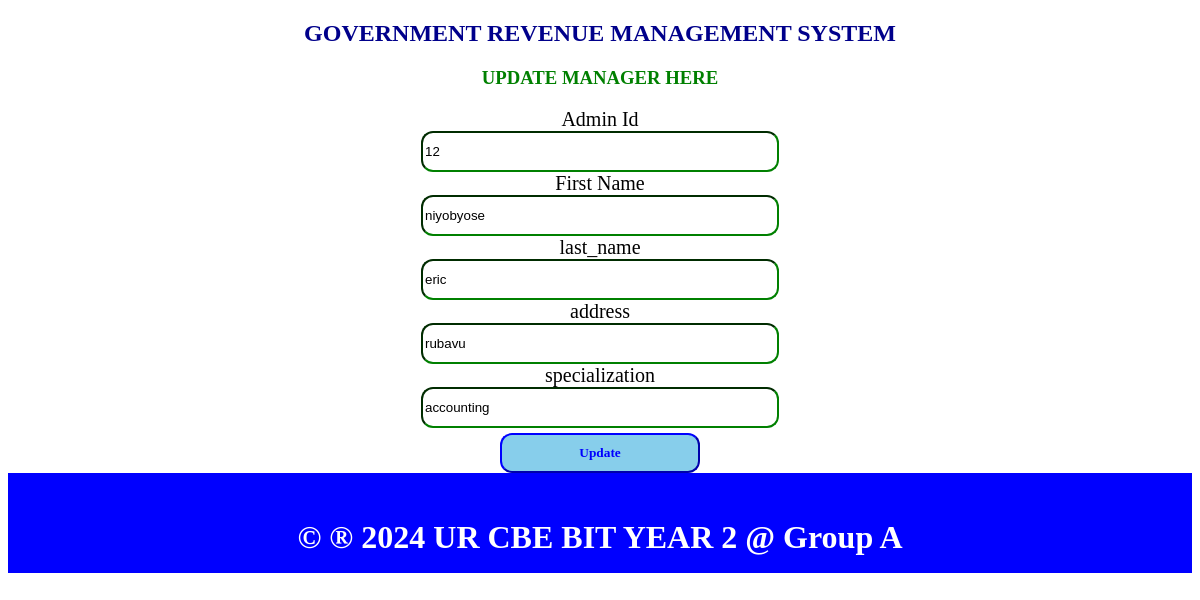
The page /manager_edit.php?mid=12 on the database as committed earlier.
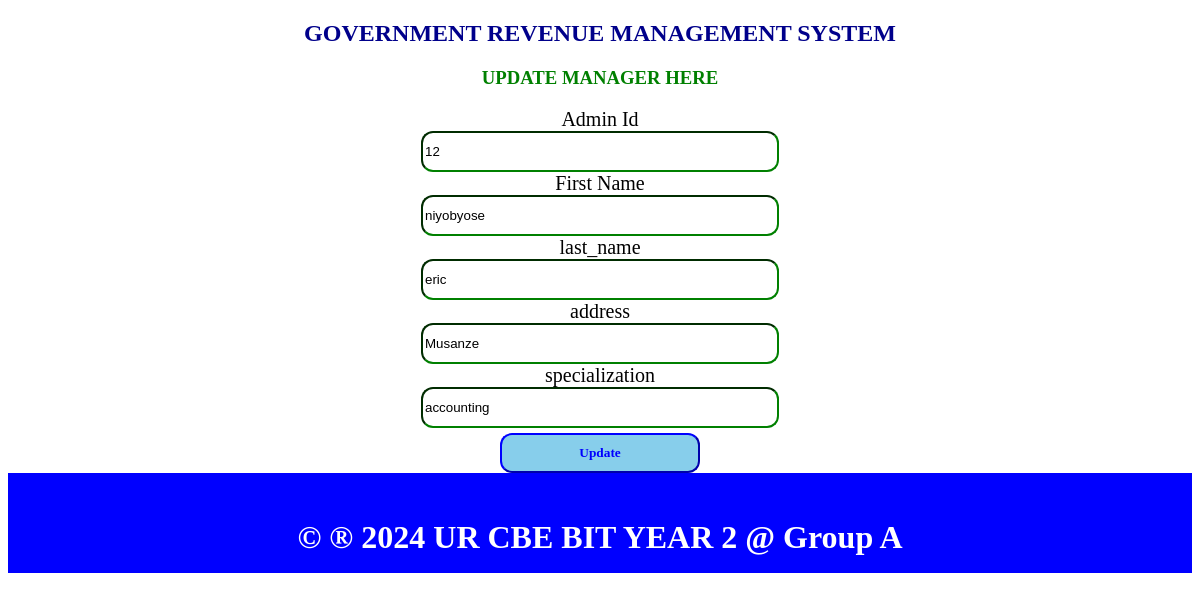
The same page on the database as committed later.
### tables this page shows
CREATE TABLE `manager` (
  `mid` int(11) NOT NULL,
  `first_name` varchar(150) NOT NULL,
  `last_name` varchar(150) NOT NULL,
  `address` varchar(100) NOT NULL,
  `specialization` varchar(100) NOT NULL
);

### manager_edit.php (the view, shortened to what this page needs)
<?php
include"dbconnection.php";
if ($_SERVER['REQUEST_METHOD'] == 'GET') {
  $mid = $_GET["mid"];
    $sql = "SELECT * FROM manager WHERE mid=$mid";
    $result = $connection->query($sql);
    if ($result->num_rows > 0) {
        $row = $result->fetch_assoc();
        $first_name = $row["first_name"];
        $last_name = $row["last_name"];
        $address = $row["address"];
        $specialization = $row["specialization"];
    } else {
        header("location: /myproject/admin_table.php");
        exit;
    }
}
?>
<!DOCTYPE html>
<html>
<head>
</head>
<body>
<center>
    <h2>GOVERNMENT REVENUE MANAGEMENT SYSTEM </h2>
    <h3 style="color:green;">UPDATE MANAGER HERE</h3>
    <section class="forms">
        <form method="POST">
    <label>Admin Id</label><br>
    <input type="text" name="mid" readonly class="input" value="<?php echo $mid; ?>"><br>
     <label>First Name</label><br>
    <input type="text" name="first_name"  class="input" value="<?php echo $first_name; ?>"><br>
    <label>last_name</label><br>
    <input type="text" name="last_name" class="input" value="<?php echo $last_name; ?>"><br>
    <label>address </label><br>
    <input type="text" name="address" class="input" value="<?php echo $address; ?>" class="input"><br>
    <label>specialization</label><br>
    <input type="text" name="specialization" class="input" value="<?php echo $specialization; ?>"><br>
    <input type="submit" name="submit" value="Update" class="sb">
</form>
</section>
</center>
        <footer>
            <p><h1>&copy &reg 2024 UR CBE BIT YEAR 2 @ Group A</h1></p>
        </footer>
    </body>
    </html>

Rows that differ between the two databases and show on the page:
changed manager "niyobyose": address "rubavu" → "Musanze"
